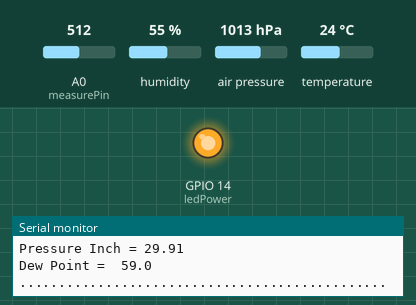
A sketch run on a simulated ESP8266 (NodeMCU). Shown: output pins drawn as LEDs (lit = HIGH), the last lines printed to the serial monitor. Dashed ring = blinking. Inputs (shaded band) come from the test bench; at power-on: air pressure 1013 hPa, temperature 24 °C, humidity 55 %, A0 (measurePin) = 512.

Above: at 1.2 s.
1.3 s: air pressure set to 952 hPa
At 2.8 s:
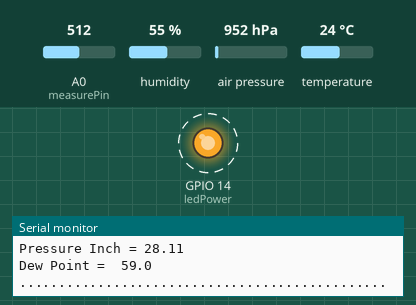
4.8 s: temperature set to 41 °C
8.3 s: humidity set to 88 %
Timing chart, 0 to 17.8 s (numbered marks = the images above; inputs shaded):
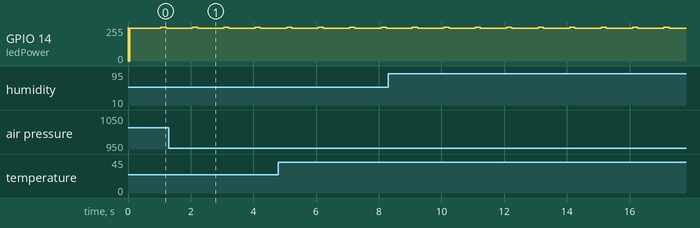

The sketch:

aqi_sensor.ino
```cpp
#include <ESP8266WiFi.h>
#include <Wire.h>
#include <Adafruit_Sensor.h>
#include <Adafruit_BME280.h>
#include <Arduino.h>

// https://randomnerdtutorials.com/esp8266-pinout-reference-gpios/
int measurePin = A0; // Connect dust sensor to 8266 A0
int ledPower = 14;   // Connect led driver pins of dust sensor to 8266 D5
int samplingTime = 280;
int deltaTime = 40;
int sleepTime = 9680;

const int interval = 3000;
float voMeasured = 0;
float calcVoltage = 0;
float dustDensity = 0;

float lastMeasureTime = 0;

int i = 0;
float ppm=0;
float voltage = 0;

float h, t, p, pin, dp;
char temperatureFString[6];
char dpString[6];
char humidityString[6];
char pressureString[7];
char pressureInchString[6];

Adafruit_BME280 bme; // I2C

void setup()
{
    Serial.begin(9600);

    // Printing the ESP IP address
    if (!bme.begin(0x76))
    {
        Serial.println("Could not find a valid BME280 sensor, check wiring!");
        while (1);
    }
    pinMode(ledPower,OUTPUT);
    digitalWrite(ledPower,HIGH);
}

void loop()
{
    i += 1;
    digitalWrite(ledPower,LOW); // power on the LED
    delayMicroseconds(samplingTime);
    voMeasured = analogRead(measurePin); // read the dust value
    delayMicroseconds(deltaTime);
    digitalWrite(ledPower,HIGH); // turn the LED off
    delayMicroseconds(sleepTime);

    ppm += voMeasured;

    static unsigned long OledTimer=millis();
    if (millis() - OledTimer >=1000) {
        OledTimer=millis();
//          voltage = (ppm/i) * 0.0049; // ( 5.0 / 1024 )
        voltage = (ppm/i) * 0.0032; // ( 3.3 / 1024 )
        dustDensity = 0.17 * voltage - 0.1;
        float dustDensity2 = (0.17 * voltage - 0.1 ) * 1000; // ug/m3
        float dustDensity1 = 170 * voltage - 0.1;
        float ppmpercf = (voltage-0.0256)*120000;
        Serial.println(voMeasured);
        Serial.println(voltage);
        Serial.println(dustDensity);  // unit: mg/m3
        Serial.println(dustDensity1);
        Serial.println(dustDensity2);  // unit: mg/m3
        Serial.println(ppmpercf);  // unit: mg/m3

        h = bme.readHumidity();
        t = bme.readTemperature();
        t = t*1.8+32.0;
        dp = t-0.36*(100.0-h);

        p = bme.readPressure()/100.0F;
        pin = 0.02953*p;
        dtostrf(t, 5, 1, temperatureFString);
        dtostrf(h, 5, 1, humidityString);
        dtostrf(p, 6, 1, pressureString);
        dtostrf(pin, 5, 2, pressureInchString);
        dtostrf(dp, 5, 1, dpString);

        Serial.print("Temperature = ");
        Serial.println(temperatureFString);
        Serial.print("Humidity = ");
        Serial.println(humidityString);
        Serial.print("Pressure = ");
        Serial.println(pressureString);
        Serial.print("Pressure Inch = ");
        Serial.println(pressureInchString);
        Serial.print("Dew Point = ");
        Serial.println(dpString);

        Serial.println("...............................................");
    }
}
```

Measured:
- by itself, GPIO 14 (ledPower): alternates 255/255 for 0.16 s and 244/255 for 0.84 s
